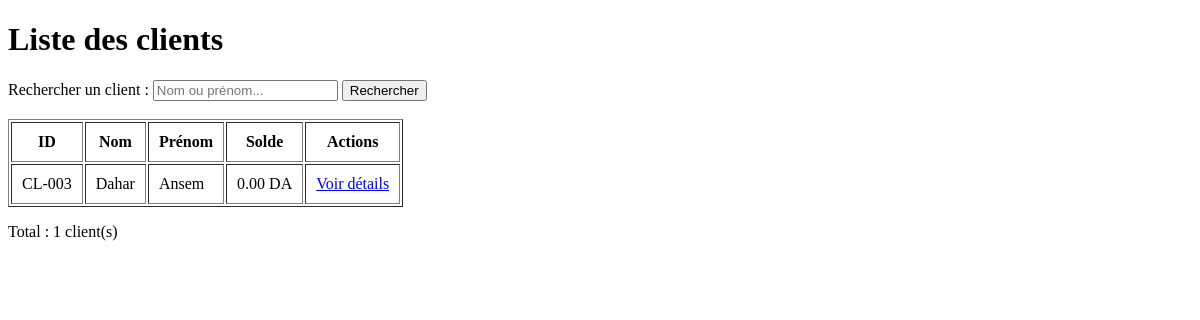
The page /clients/ on the database as committed earlier.
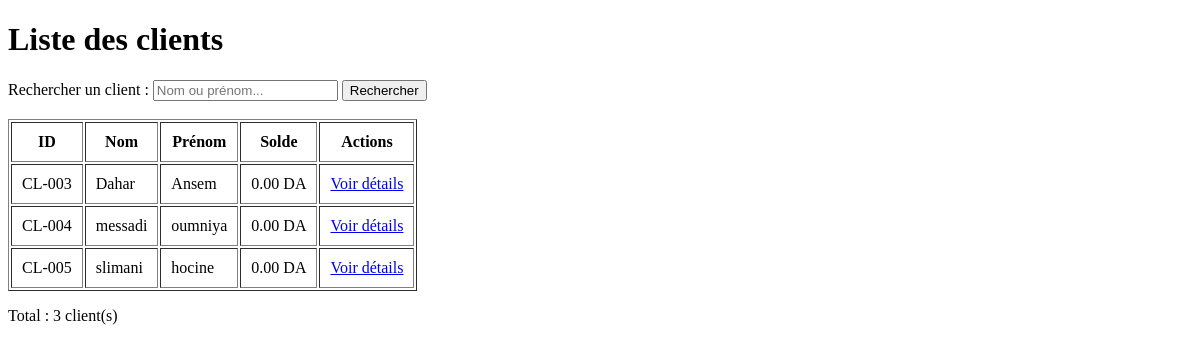
The same page on the database as committed later.
### app1/models.py (models this page shows, shortened)
class Client(models.Model):
    nom = models.CharField(max_length=20)
    prenom = models.CharField(max_length=20)
    date_naissance = models.DateField(default='2000-01-01')
    telephone = PhoneNumberField(region='DZ', unique=True)
    email = models.EmailField(blank=True, null=True)
    adresse = models.TextField(blank=True, null=True)
    ville = models.CharField(max_length=100, blank=True, null=True)
    wilaya = models.CharField(max_length=100, blank=True, null=True)
    solde = models.DecimalField(max_digits=12, decimal_places=2, default=0.00)
    date_inscription = models.DateTimeField(auto_now_add=True)
    date_modification = models.DateTimeField(auto_now=True)
    remarques = models.TextField(blank=True, null=True)

### app1/views.py (the view)
# urls.py: path('clients/', views.liste_clients, name='liste_clients'),
def liste_clients(request):
    search = request.GET.get('search', '')
    client_trouve = None
    expeditions = []
    if search:
        clients = Client.objects.filter(nom__icontains=search) | Client.objects.filter(prenom__icontains=search)
        if clients.count() == 1:
            client_trouve = clients.first()
            expeditions = client_trouve.expedition_set.all().order_by('-date_creation')
    else:
        clients = Client.objects.all()
    return render(request, 'clients/liste.html', {
        'clients': clients,
        'search': search,
        'client_trouve': client_trouve,
        'expeditions': expeditions
    })

### app1/templates/clients/liste.html (shortened to what this page needs)
<!DOCTYPE html>
<html lang="fr">
<head>
</head>
<body>
    <h1>Liste des clients</h1>
    <form method="GET" action="">
        <label for="search">Rechercher un client :</label>
        <input type="text" name="search" id="search" value="{{ search }}" placeholder="Nom ou prénom...">
        <button type="submit">Rechercher</button>
    </form>
    <br>
    {% if client_trouve %}
    <h2>Résultat de la recherche : {{ client_trouve.nom }} {{ client_trouve.prenom }}</h2>
    <h3>Informations personnelles</h3>
    <table border="1" cellpadding="10">
        <tr>
            <th>ID</th>
            <td>CL-{{ client_trouve.id|stringformat:"03d" }}</td>
        </tr>
        <tr>
            <th>Nom</th>
            <td>{{ client_trouve.nom }}</td>
        </tr>
        <tr>
            <th>Prénom</th>
            <td>{{ client_trouve.prenom }}</td>
        </tr>
        <tr>
            <th>Téléphone</th>
            <td>{{ client_trouve.telephone }}</td>
        </tr>
        <tr>
            <th>Email</th>
            <td>{{ client_trouve.email|default:"Non renseigné" }}</td>
        </tr>
        <tr>
            <th>Solde</th>
            <td><strong>{{ client_trouve.solde }} DA</strong></td>
        </tr>
    </table>
    <br>
    <h3>Expéditions ({{ expeditions|length }})</h3>
    {% if expeditions %}
    <table border="1" cellpadding="10">
        <thead>
            <tr>
                <th>Numéro</th>
                <th>Destination</th>
                <th>Poids</th>
                <th>Volume</th>
                <th>Montant</th>
                <th>Statut</th>
                <th>Date création</th>
            </tr>
        </thead>
        <tbody>
            {% for exp in expeditions %}
            <tr>
                <td>{{ exp.get_numero_expedition }}</td>
                <td>{{ exp.destination.ville }} - {{ exp.destination.wilaya }}</td>
                <td>{{ exp.poids }} kg</td>
                <td>{{ exp.volume }} m³</td>
                <td>{{ exp.montant_total }} DA</td>
                <td>{{ exp.get_statut_display }}</td>
                <td>{{ exp.date_creation|date:"d/m/Y H:i" }}</td>
            </tr>
            {% endfor %}
        </tbody>
    </table>
    {% else %}
    <p>Ce client n'a encore effectué aucune expédition.</p>
    {% endif %}
    {% else %}
    <table border="1" cellpadding="10">
        <thead>
            <tr>
                <th>ID</th>
                <th>Nom</th>
                <th>Prénom</th>
                <th>Solde</th>
                <th>Actions</th>
            </tr>
        </thead>
        <tbody>
            {% for client in clients %}
            <tr>
                <td>CL-{{ client.id|stringformat:"03d" }}</td>
                <td>{{ client.nom }}</td>
                <td>{{ client.prenom }}</td>
                <td>{{ client.solde }} DA</td>
                <td>
                    <a href="{% url 'detail_client' client.id %}">Voir détails</a>
                </td>
            </tr>
            {% empty %}
            <tr>
                <td colspan="5">Aucun client trouvé.</td>
            </tr>
            {% endfor %}
        </tbody>
    </table>
    <p>Total : {{ clients|length }} client(s)</p>
    {% endif %}
</body>
</html>

Rows that differ between the two databases and show on the page:
added Client: id "004", nom "messadi", prenom "oumniya", solde "0.00"
added Client: id "005", nom "slimani", prenom "hocine", solde "0.00"
Other text that changed with them:
{{ clients|length }}: "1" → "3"
